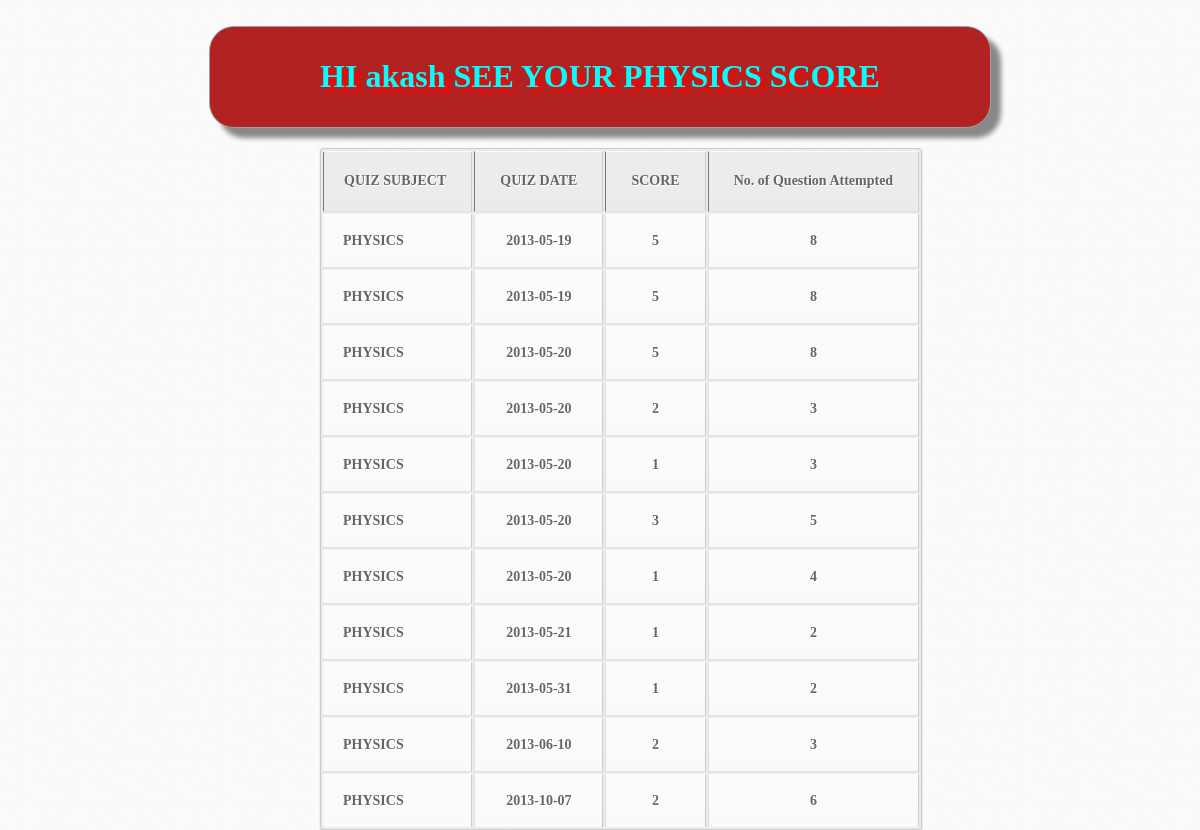
Page /phy_quiz_history.php (signed in) on the committed database.
### tables this page shows
CREATE TABLE IF NOT EXISTS `user_phy_score` (
  `username` varchar(200) DEFAULT NULL,
  `quiz_date` date DEFAULT NULL,
  `phy_score` int(11) DEFAULT NULL,
  `ques_attempt` int(11) DEFAULT NULL,
  KEY `username` (`username`)
);

### phy_quiz_history.php (the view, shortened to what this page needs)
<!DOCTYPE html>
<html>
    <head>
    </head>
    <body background="table.jpg">
        <?php
        echo "<br>";
        echo "<center>";
       echo "<div>";
        echo "<h1><font color='aqua'> HI ".$_COOKIE["user"]." SEE YOUR PHYSICS SCORE </font></h1>";
       echo "</div>";
        echo "</center>";
        $user=$_COOKIE["user"];
        $con=mysqli_connect("localhost","root","root","quiz_db");
$result = mysqli_query($con,"SELECT * FROM user_phy_score where username='$user'");
echo "<table border='1' align='center'>
<tr>
<th>QUIZ SUBJECT</th>
<th>QUIZ DATE</th>
<th>SCORE</th>
<th>No. of Question Attempted</th>
</tr>";
while($row = mysqli_fetch_array($result))
  {
  echo "<tr>";
  echo "<td>PHYSICS</td>";
  echo "<td>" . $row['quiz_date'] . "</td>";
  echo "<td>" . $row['phy_score'] . "</td>";
  echo "<td>" . $row['ques_attempt'] . "</td>";
  echo "</tr>";
  }
echo "</table>";
        ?>
    </body>
</html>

### phy_quiz_history.php (style rules this page uses)
div { border:1px solid #a1a1a1; padding:10px 40px; background: firebrick; width:700px; border-radius:25px; box-shadow: 10px 10px 5px #888888; }
h1 { text-shadow: 5px 5px 5px #FF0000; }
table { position: absolute; left: 300px; font-family: cursive; font-weight: bold; color:#666; font-size:14px; text-shadow: 1px 1px 0px #fff; background:#eaebec; margin:20px; border:#ccc 1px solid; -moz-border-radius:3px; -webkit-border-radius:3px; border-radius:3px; -moz-box-shadow: 0 1px 2px #d1d1d1; -webkit-box-shadow: 0 1px 2px #d1d1d1; box-shadow: 0 1px 2px #d1d1d1; }
table th { padding:21px 25px 22px 25px; border-top:1px solid #fafafa; border-bottom:1px solid #e0e0e0; background: #ededed; background: -webkit-gradient(linear, left top, left bottom, from(#ededed), to(#ebebeb)); background: -moz-linear-gradient(top, #ededed, #ebebeb); }
table th:first-child { text-align: left; padding-left:20px; }
table tr:first-child th:first-child { -moz-border-radius-topleft:3px; -webkit-border-top-left-radius:3px; border-top-left-radius:3px; }
table tr:first-child th:last-child { -moz-border-radius-topright:3px; -webkit-border-top-right-radius:3px; border-top-right-radius:3px; }
table tr { text-align: center; padding-left:20px; }
table tr td:first-child { text-align: left; padding-left:20px; border-left: 0; }
table tr td { padding:18px; border-top: 1px solid #ffffff; border-bottom:1px solid #e0e0e0; border-left: 1px solid #e0e0e0; background: #fafafa; background: -webkit-gradient(linear, left top, left bottom, from(#fbfbfb), to(#fafafa)); background: -moz-linear-gradient(top, #fbfbfb, #fafafa); }
table tr:last-child td { border-bottom:0; }
table tr:last-child td:first-child { -moz-border-radius-bottomleft:3px; -webkit-border-bottom-left-radius:3px; border-bottom-left-radius:3px; }
table tr:last-child td:last-child { -moz-border-radius-bottomright:3px; -webkit-border-bottom-right-radius:3px; border-bottom-right-radius:3px; }

### rows in the picture
user_phy_score: quiz_date "2013-05-19", phy_score "5", ques_attempt "8"
user_phy_score: quiz_date "2013-05-19", phy_score "5", ques_attempt "8"
user_phy_score: quiz_date "2013-05-20", phy_score "5", ques_attempt "8"
user_phy_score: quiz_date "2013-05-20", phy_score "2", ques_attempt "3"
user_phy_score: quiz_date "2013-05-20", phy_score "1", ques_attempt "3"
user_phy_score: quiz_date "2013-05-20", phy_score "3", ques_attempt "5"
user_phy_score: quiz_date "2013-05-20", phy_score "1", ques_attempt "4"
user_phy_score: quiz_date "2013-05-21", phy_score "1", ques_attempt "2"
user_phy_score: quiz_date "2013-05-31", phy_score "1", ques_attempt "2"
user_phy_score: quiz_date "2013-06-10", phy_score "2", ques_attempt "3"
user_phy_score: quiz_date "2013-10-07", phy_score "2", ques_attempt "6"

### other values in the picture
$_COOKIE["user"] "akash"
